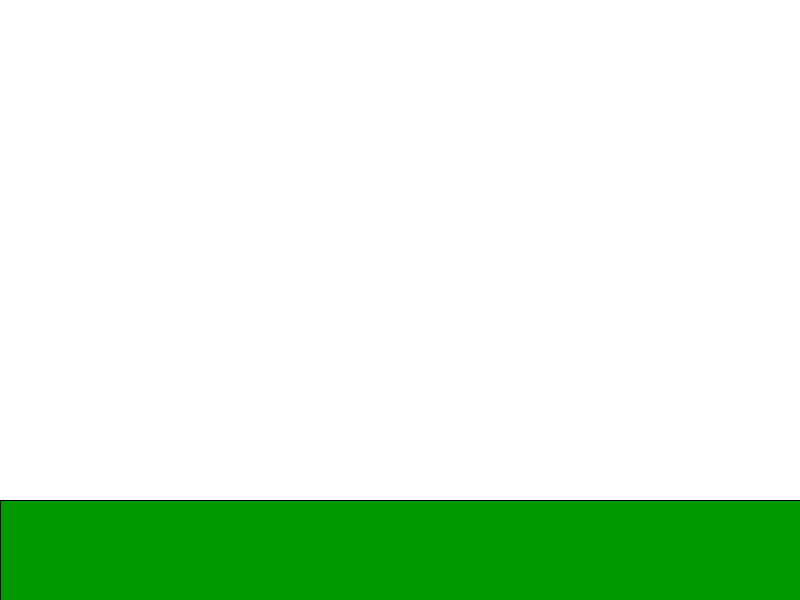
Frame 1 (no input)
Frame 60 (the mouse pressed at the canvas centre just before this capture): identical to frame 1, image omitted
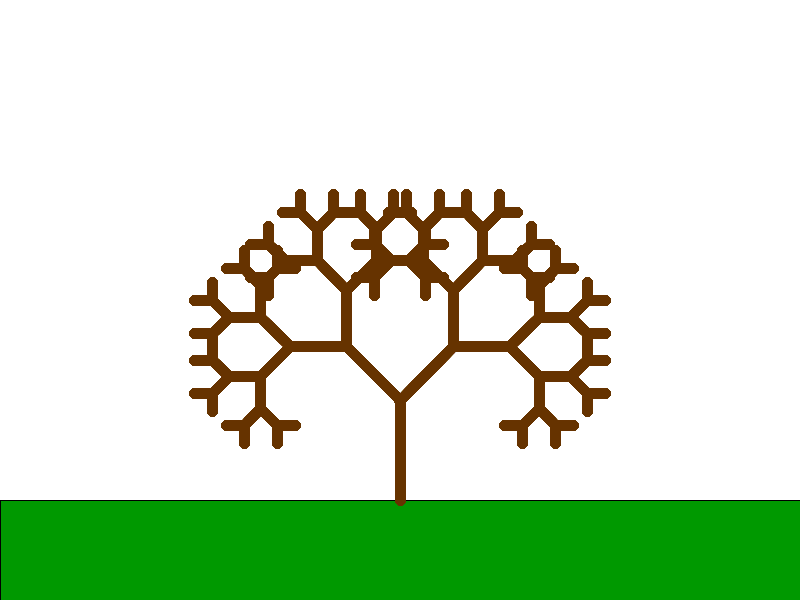
Frame 120 (the mouse held since frame 60 and released just before this capture)

The Processing sketch that drew these frames (run headless with seeded random() and noise(); from frame 60 on, the mouse is pressed at the canvas centre):

// Processing sketch: processing_148931
// ── processing_148931.pde

final int groundLoc = 500;//the ground; original 500
int distance = 100;//start distance


void setup() {  //setup function called initially, only once

    size(800,600);//original: size( 800, 600) 
    background(255);
    smooth();
    fill(0, 153,0);//green
    rect(0, groundLoc, 800, groundLoc);
    stroke(102,51,0);//brown
    strokeWeight(10);
    
}

void draw() {

    if(mousePressed == true) {
       
        translate(width/2, groundLoc );//goal move origin to startpoint
        growTestTree(7, 100);
       
        
    
    }

}

void growTestTree(int brLv, float len) {

    
    if(brLv == 0 ) {
    
        return;
    }
    
    point(0,0);
    
    line(0, 0, 0, -len);//draw from ground upwards; use neg val after translation
    translate(0,-len);//move origin to endpoint of line
    
    pushMatrix();
    
    rotate(-QUARTER_PI);//rotate counter clockwise
    //line(0,0, 0, -len/2);//draw "straight up"
    growTestTree(brLv - 1, len * .75);
    
    popMatrix();
    
    pushMatrix();
    rotate(QUARTER_PI);//rotate clockwise
    //line(0,0, 0, -len/2);//draw "straight up"
    growTestTree(brLv - 1, len * .75);
    
    popMatrix();
    
   

}
